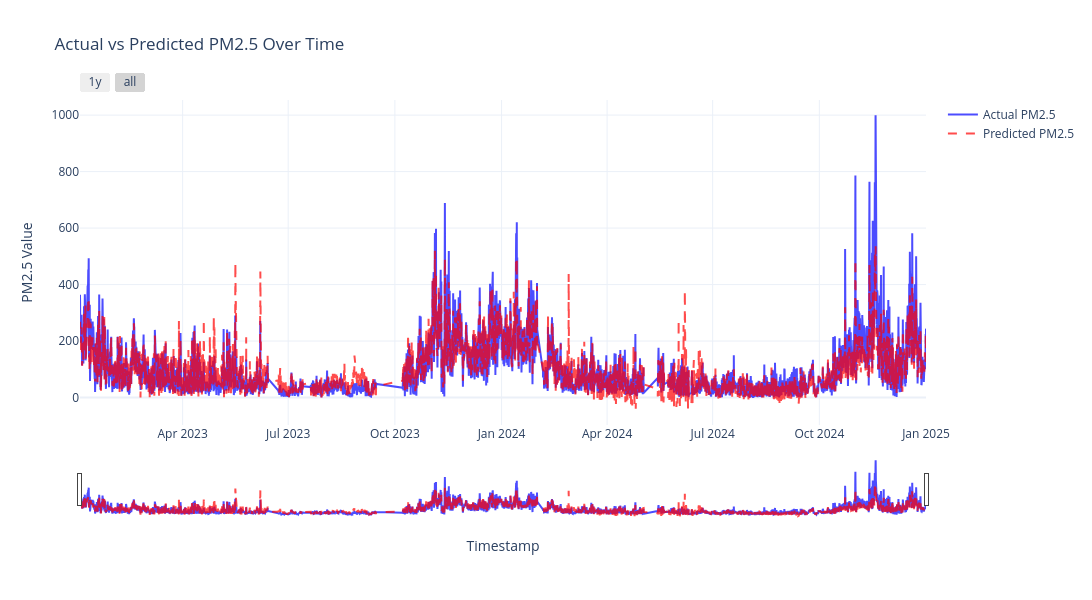

This figure's notebook cell:
### Code cell
import plotly.graph_objects as go
import pandas as pd

# Ensure Timestamp is datetime
df['Timestamp'] = pd.to_datetime(df['Timestamp'])

# Rebuild y_test dataframe with correct timestamps
y_test_df = pd.DataFrame({
    'Timestamp': df.loc[y_test.index, 'Timestamp'].values
        if y_test.index.isin(df.index).all()
        else df['Timestamp'].iloc[-len(y_test):].values,
    'Actual': y_test.values,
    'Predicted': preds
})

# Plot
fig = go.Figure()

fig.add_trace(
    go.Scatter(
        x=y_test_df['Timestamp'],
        y=y_test_df['Actual'],
        mode='lines',
        name='Actual PM2.5',
        line=dict(color='blue'),
        opacity=0.7
    )
)

fig.add_trace(
    go.Scatter(
        x=y_test_df['Timestamp'],
        y=y_test_df['Predicted'],
        mode='lines',
        name='Predicted PM2.5',
        line=dict(color='red', dash='dash'),
        opacity=0.7
    )
)

fig.update_layout(
    title='Actual vs Predicted PM2.5 Over Time',
    xaxis_title='Timestamp',
    yaxis_title='PM2.5 Value',
    width=1200,
    height=600,
    template='plotly_white'
)

fig.update_xaxes(
    type='date',
    rangeslider_visible=True,
    rangeselector=dict(
        buttons=[
            dict(count=1, label='1y', step='year', stepmode='backward'),
            dict(step='all')
        ]
    )
)

fig.show()

### Figure 1 — Plotly figure (JSON) as saved in the notebook; plotly's stock layout.template omitted (floating-point values rounded to 4 significant figures; data arrays with more than 128 entries replaced by an {"elided": "..."} marker saying what was removed)
{"data": [{"line": {"color": "blue"}, "mode": "lines", "name": "Actual PM2.5", "opacity": 0.7, "type": "scatter", "x": {"elided": "14303 str values"}, "y": {"elided": "14303 float values"}}, {"line": {"color": "red", "dash": "dash"}, "mode": "lines", "name": "Predicted PM2.5", "opacity": 0.7, "type": "scatter", "x": {"elided": "14303 str values"}, "y": {"elided": "14303 float values"}}], "layout": {"height": 600, "title": {"text": "Actual vs Predicted PM2.5 Over Time"}, "width": 1200, "xaxis": {"rangeselector": {"buttons": [{"count": 1, "label": "1y", "step": "year", "stepmode": "backward"}, {"step": "all"}]}, "rangeslider": {"visible": true}, "title": {"text": "Timestamp"}, "type": "date"}, "yaxis": {"title": {"text": "PM2.5 Value"}}}}
